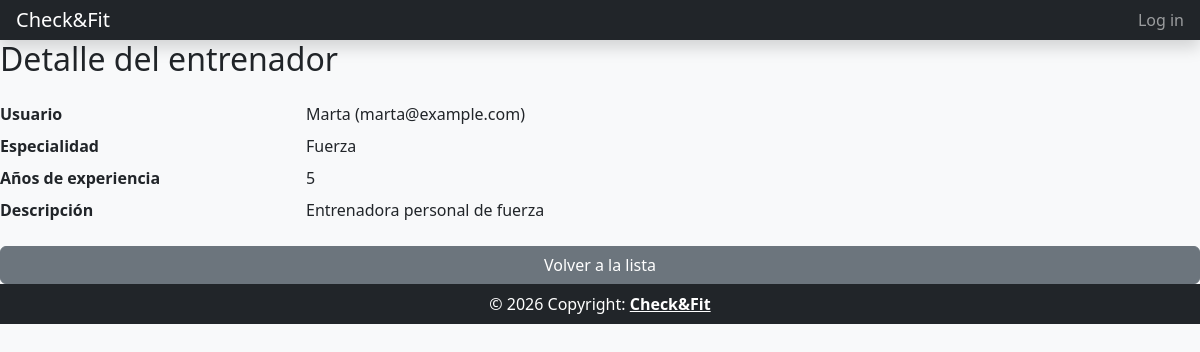
Screenshot of /entrenador_detail/1/ with the database file from the repository.
### core/models.py (models this page shows, shortened)
class Entrenador(models.Model):
    usuario = models.ForeignKey(Usuario, on_delete=models.PROTECT, verbose_name='Usuario')
    especialidad = models.CharField(max_length=256, verbose_name='Especialidad')
    experiencia = models.PositiveIntegerField(verbose_name='Años de experiencia')
    descripcion = models.TextField(verbose_name='Descripción')
    class Meta:
        unique_together = (('usuario',),)
        verbose_name = 'Entrenador'
        verbose_name_plural = 'Entrenadores'
        ordering = ['usuario__nombre']

class Usuario(models.Model):
    nombre = models.CharField(max_length=256, verbose_name='Nombre')
    email = models.EmailField(unique=True, verbose_name='Email')
    contrasena = models.CharField(max_length=128, verbose_name='Contraseña')
    rol = models.CharField(max_length=50, verbose_name='Rol')
    fecha_registro = models.DateTimeField(default=now, verbose_name='Fecha de registro')
    class Meta:
        unique_together = (('email',),)
        verbose_name = 'Usuario'
        verbose_name_plural = 'Usuarios'
        ordering = ['nombre']
    def __str__(self):
        return self.nombre + ' (' + self.email + ')'

### core/views.py (the view)
# urls.py: path('entrenador_detail/<int:pk>/', views.EntrenadorDetailView.as_view(), name='entrenador_detail'),
class EntrenadorDetailView(DetailView):
    model = Entrenador
    template_name = 'core/entrenador_detail.html'

### templates/core/entrenador_detail.html (shortened to what this page needs)
{% extends 'common/base.html' %}
{% block content %}
<h2 class="mb-4">Detalle del entrenador</h2>
<dl class="row">
    <dt class="col-sm-3">Usuario</dt><dd class="col-sm-9">{{ object.usuario }}</dd>
    <dt class="col-sm-3">Especialidad</dt><dd class="col-sm-9">{{ object.especialidad }}</dd>
    <dt class="col-sm-3">Años de experiencia</dt><dd class="col-sm-9">{{ object.experiencia }}</dd>
    <dt class="col-sm-3">Descripción</dt><dd class="col-sm-9">{{ object.descripcion }}</dd>
</dl>
<a href="{% url 'entrenador_list' %}" class="btn btn-secondary">Volver a la lista</a>
{% endblock %}

### rows the page displays
Entrenador: usuario "Marta (marta@example.com)", especialidad "Fuerza", experiencia "5", descripcion "Entrenadora personal de fuerza"
